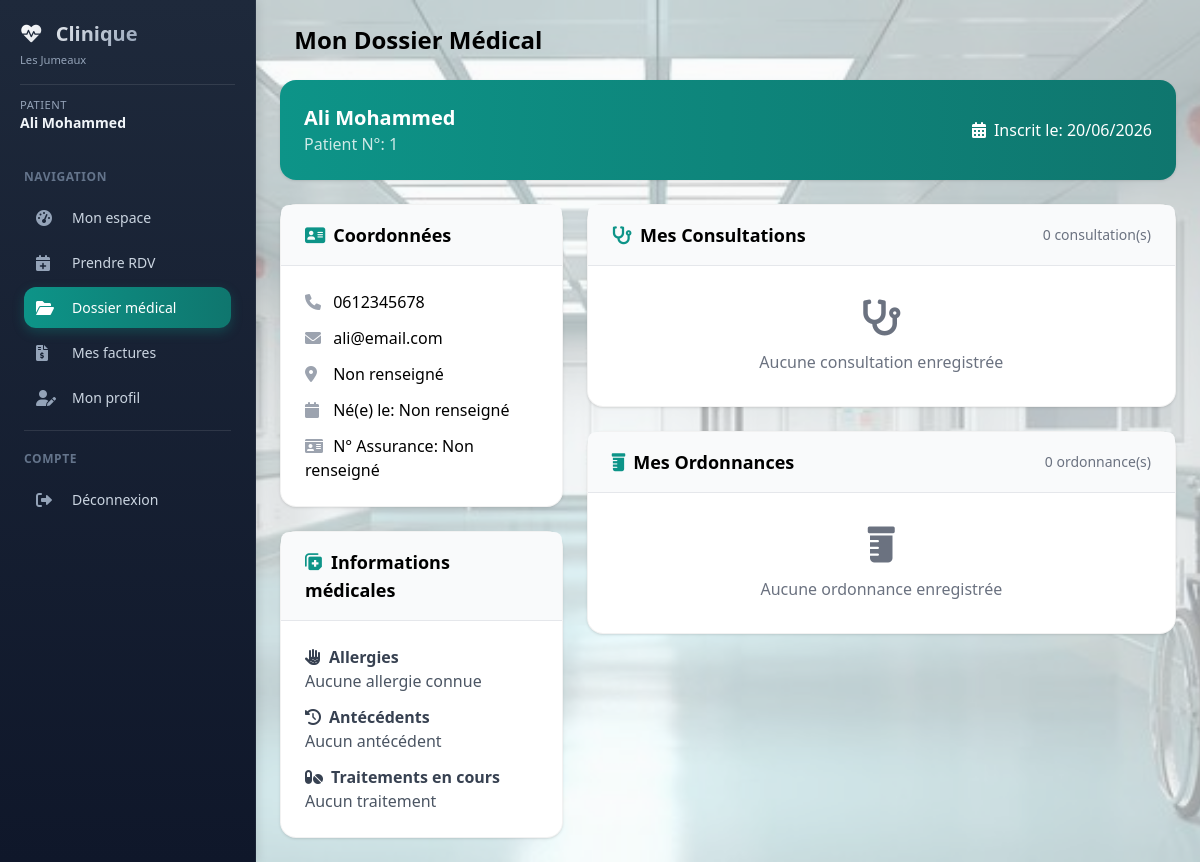
Screenshot of /patient/dossier (signed in) with the database file from the repository.
### models/database.py (models this page shows, shortened)
class Utilisateur(UserMixin, db.Model):
    __tablename__ = 'utilisateurs'
    id = db.Column(db.Integer, primary_key=True)
    email = db.Column(db.String(120), unique=True, nullable=False)
    password = db.Column(db.String(200), nullable=False)
    role = db.Column(db.String(20), default='patient')
    nom = db.Column(db.String(100))
    prenom = db.Column(db.String(100))
    telephone = db.Column(db.String(20))
    medecin_id = db.Column(db.Integer, db.ForeignKey('medecins.id'))
    specialite = db.Column(db.String(100))
    adresse = db.Column(db.Text)
    created_at = db.Column(db.DateTime, default=datetime.utcnow)
    medecin = db.relationship('Medecin', backref='utilisateur', foreign_keys=[medecin_id])

class Patient(db.Model):
    __tablename__ = 'patients'
    id = db.Column(db.Integer, primary_key=True)
    nom = db.Column(db.String(100), nullable=False)
    prenom = db.Column(db.String(100), nullable=False)
    email = db.Column(db.String(120))
    telephone = db.Column(db.String(20), nullable=False)
    date_naissance = db.Column(db.Date)
    adresse = db.Column(db.Text)
    num_assurance = db.Column(db.String(50))
    user_id = db.Column(db.Integer, db.ForeignKey('utilisateurs.id'))
    date_creation = db.Column(db.DateTime, default=datetime.utcnow)
    allergies = db.Column(db.Text)           # الحساسية
    chronic_diseases = db.Column(db.Text)    # الأمراض المزمنة
    current_medications = db.Column(db.Text) # العلاجات الحالية
    user = db.relationship('Utilisateur', backref='patient', foreign_keys=[user_id])
    rendezvous = db.relationship('RendezVous', back_populates='patient', lazy='dynamic')
    consultations = db.relationship('Consultation', back_populates='patient', lazy='dynamic')
    ordonnances = db.relationship('Ordonnance', back_populates='patient', lazy='dynamic')
    factures = db.relationship('Facture', back_populates='patient', lazy='dynamic')

### models/patient.py (the view)
@patient_bp.route('/dossier')
@patient_required
def dossier():
    patient = get_current_patient()
    if not patient:
        return render_template('error.html', message="Profil patient non trouvé")
    dossier = DossierMedical.query.filter_by(patient_id=patient.id).first()
    consultations = Consultation.query.filter_by(patient_id=patient.id).order_by(Consultation.date.desc()).all()
    ordonnances = Ordonnance.query.filter_by(patient_id=patient.id).order_by(Ordonnance.date.desc()).all()
    return render_template('patient/dossier_medical.html',
                         patient=patient,
                         dossier_medical=dossier,
                         consultations=consultations,
                         ordonnances=ordonnances)

### templates/patient/dossier_medical.html (shortened to what this page needs)
{% extends "base_dashboard.html" %}
{% block content %}
<div>
    <h1 class="text-2xl font-bold mb-6"> Mon Dossier Médical</h1>
    <div class="bg-gradient-to-r from-primary to-primary-dark rounded-lg shadow mb-6 text-white">
        <div class="p-6">
            <div class="flex flex-col md:flex-row items-center justify-between">
                <div>
                    <h2 class="text-xl font-bold">{{ patient.nom }} {{ patient.prenom }}</h2>
                    <p class="text-white/80">Patient N°: {{ patient.id }}</p>
                </div>
                <div class="text-right mt-3 md:mt-0">
                    <p><i class="fas fa-calendar-alt mr-2"></i>Inscrit le: {{ patient.date_creation.strftime('%d/%m/%Y') if patient.date_creation else '-' }}</p>
                </div>
            </div>
        </div>
    </div>
    <div class="grid grid-cols-1 lg:grid-cols-3 gap-6">
        <div class="lg:col-span-1 space-y-6">
            <div class="bg-white rounded-lg shadow">
                <div class="px-6 py-4 border-b bg-gray-50 rounded-t-lg">
                    <h3 class="text-lg font-semibold"><i class="fas fa-address-card text-primary mr-2"></i>Coordonnées</h3>
                </div>
                <div class="p-6 space-y-3">
                    <p><i class="fas fa-phone text-gray-400 w-6"></i> {{ patient.telephone or 'Non renseigné' }}</p>
                    <p><i class="fas fa-envelope text-gray-400 w-6"></i> {{ patient.email or 'Non renseigné' }}</p>
                    <p><i class="fas fa-map-marker-alt text-gray-400 w-6"></i> {{ patient.adresse or 'Non renseigné' }}</p>
                    <p><i class="fas fa-calendar text-gray-400 w-6"></i> Né(e) le: {{ patient.date_naissance.strftime('%d/%m/%Y') if patient.date_naissance else 'Non renseigné' }}</p>
                    <p><i class="fas fa-id-card text-gray-400 w-6"></i> N° Assurance: {{ patient.num_assurance or 'Non renseigné' }}</p>
                </div>
            </div>
            <div class="bg-white rounded-lg shadow">
                <div class="px-6 py-4 border-b bg-gray-50 rounded-t-lg">
                    <h3 class="text-lg font-semibold"><i class="fas fa-notes-medical text-primary mr-2"></i>Informations médicales</h3>
                </div>
                <div class="p-6 space-y-3">
                    <div>
                        <p class="font-semibold text-gray-700"><i class="fas fa-allergies mr-2"></i>Allergies</p>
                        <p class="text-gray-600">{{ patient.allergies or 'Aucune allergie connue' }}</p>
                    </div>
                    <div>
                        <p class="font-semibold text-gray-700"><i class="fas fa-history mr-2"></i>Antécédents</p>
                        <p class="text-gray-600">{{ patient.chronic_diseases or 'Aucun antécédent' }}</p>
                    </div>
                    <div>
                        <p class="font-semibold text-gray-700"><i class="fas fa-pills mr-2"></i>Traitements en cours</p>
                        <p class="text-gray-600">{{ patient.current_medications or 'Aucun traitement' }}</p>
                    </div>
                </div>
            </div>
        </div>
        <div class="lg:col-span-2 space-y-6">
            <div class="bg-white rounded-lg shadow">
                <div class="px-6 py-4 border-b bg-gray-50 rounded-t-lg flex justify-between items-center">
                    <h3 class="text-lg font-semibold"><i class="fas fa-stethoscope text-primary mr-2"></i>Mes Consultations</h3>
                    <span class="text-sm text-gray-500">{{ consultations|length }} consultation(s)</span>
                </div>
                <div class="divide-y">
                    {% if consultations %}
                        {% for c in consultations %}
                        <div class="p-4 hover:bg-gray-50 transition">
                            <div class="flex justify-between items-start flex-wrap gap-2">
                                <div>
                                    <p class="font-semibold text-primary">Dr. {{ c.medecin.nom }}</p>
                                    <p class="text-sm text-gray-500"><i class="fas fa-calendar mr-1"></i>{{ c.date.strftime('%d/%m/%Y à %H:%M') if c.date else '-' }}</p>
                                </div>
                                <div class="flex gap-2">
                                    <button onclick="printConsultation({{ c.id }})" class="text-primary hover:text-primary-dark text-sm" title="Imprimer">
                                        <i class="fas fa-print"></i> Imprimer
                                    </button>
                                </div>
                            </div>
                            {% if c.diagnostic %}
                            <div class="mt-2 p-3 bg-primary-light rounded-lg">
                                <p class="text-sm font-semibold text-primary"><i class="fas fa-stethoscope mr-1"></i>Diagnostic:</p>
                                <p class="text-sm text-gray-700">{{ c.diagnostic }}</p>
                            </div>
                            {% endif %}
                            {% if c.prescription %}
                            <div class="mt-2 p-3 bg-green-50 rounded-lg">
                                <p class="text-sm font-semibold text-green-800"><i class="fas fa-prescription-bottle mr-1"></i>Prescription:</p>
                                <p class="text-sm text-gray-700">{{ c.prescription }}</p>
                            </div>
                            {% endif %}
                            {% if c.notes %}
                            <div class="mt-2 text-sm text-gray-500">
                                <i class="fas fa-pencil-alt mr-1"></i> {{ c.notes }}
                            </div>
                            {% endif %}
                        </div>
                        {% endfor %}
                    {% else %}
                        <div class="p-8 text-center text-gray-500">
                            <i class="fas fa-stethoscope text-4xl mb-3"></i>
                            <p>Aucune consultation enregistrée</p>
                        </div>
                    {% endif %}
                </div>
            </div>
            <div class="bg-white rounded-lg shadow">
                <div class="px-6 py-4 border-b bg-gray-50 rounded-t-lg flex justify-between items-center">
                    <h3 class="text-lg font-semibold"><i class="fas fa-prescription-bottle text-primary mr-2"></i>Mes Ordonnances</h3>
                    <span class="text-sm text-gray-500">{{ ordonnances|length }} ordonnance(s)</span>
                </div>
                <div class="divide-y">
                    {% if ordonnances %}
                        {% for o in ordonnances %}
                        <div class="p-4 hover:bg-gray-50 transition">
                            <div class="flex justify-between items-start flex-wrap gap-2">
                                <div>
                                    <p class="font-semibold text-primary">Dr. {{ o.medecin.nom }}</p>
                                    <p class="text-sm text-gray-500"><i class="fas fa-calendar mr-1"></i>{{ o.date.strftime('%d/%m/%Y') if o.date else '-' }}</p>
                                </div>
                                <button onclick="printOrdonnance({{ o.id }})" class="text-primary hover:text-primary-dark text-sm" title="Imprimer">
                                    <i class="fas fa-print mr-1"></i>Imprimer
                                </button>
                            </div>
                            {% if o.medicaments %}
                            <div class="mt-2 p-3 bg-gray-50 rounded-lg">
                                <p class="text-sm font-semibold text-gray-700">Médicaments prescrits:</p>
                                <div class="text-sm text-gray-600 mt-1">
                                    {% for ligne in o.medicaments.split('\n') %}
                                        {% if ligne.strip() %}
                                        <p class="py-0.5">• {{ ligne }}</p>
                                        {% endif %}
                                    {% endfor %}
                                </div>
                            </div>
                            {% endif %}
                            {% if o.posologie %}
                            <div class="mt-2 p-3 bg-yellow-50 rounded-lg">
                                <p class="text-sm font-semibold text-yellow-800">Posologie:</p>
                                <p class="text-sm text-gray-700">{{ o.posologie }}</p>
                            </div>
                            {% endif %}
                            {% if o.duree_traitement %}
                            <div class="mt-2 text-sm text-gray-500">
                                <i class="fas fa-hourglass-half mr-1"></i> Durée: {{ o.duree_traitement }}
                            </div>
                            {% endif %}
                        </div>
                        {% endfor %}
                    {% else %}
                        <div class="p-8 text-center text-gray-500">
                            <i class="fas fa-prescription-bottle text-4xl mb-3"></i>
                            <p>Aucune ordonnance enregistrée</p>
                        </div>
                    {% endif %}
                </div>
            </div>
        </div>
    </div>
</div>
{% endblock %}

### templates/base_dashboard.html (shortened to what this page needs)
<!DOCTYPE html>
<html lang="fr">
<head>
    <script src="https://cdn.tailwindcss.com"></script>
    <link href="https://cdnjs.cloudflare.com/ajax/libs/font-awesome/6.0.0/css/all.min.css" rel="stylesheet">
    <link rel="stylesheet" href="{{ url_for('static', filename='style.css') }}">
</head>
<body class="bg-gray-50 font-sans antialiased">
<div class="flex min-h-screen">
    <aside class="sidebar fixed md:relative z-40 w-64 flex-shrink-0 h-full md:h-auto overflow-y-auto">
        <div class="p-5">
            <div class="flex items-center justify-between sidebar-header">
                <div>
                    <h2 class="text-xl font-bold">
                        <i class="fas fa-heartbeat text-primary mr-2"></i>
                        Clinique
                    </h2>
                    <p class="text-xs mt-1">Les Jumeaux</p>
                </div>
            </div>
            <div class="sidebar-user mt-4 pt-3">
                <p class="text-sm">
                    <span class="block text-xs role">{{ session.role|capitalize }}</span>
                    <span class="font-semibold name">{{ session.nom }} {{ session.prenom }}</span>
                </p>
            </div>
        </div>
        <nav class="px-3 pb-4">
            <div class="sidebar-section text-xs uppercase tracking-wider px-3 py-2 mt-2">Navigation</div>
            {% if session.role == 'admin' %}
            <a href="{{ url_for('admin.dashboard') }}" class="sidebar-link {% if request.endpoint == 'admin.dashboard' %}active{% endif %}">
                <i class="fas fa-tachometer-alt w-5"></i><span>Dashboard</span>
            </a>
            <a href="{{ url_for('admin.gestion_utilisateurs') }}" class="sidebar-link {% if request.endpoint == 'admin.gestion_utilisateurs' %}active{% endif %}">
                <i class="fas fa-users-cog w-5"></i><span>Gestion utilisateurs</span>
            </a>
            <a href="{{ url_for('admin.statistiques') }}" class="sidebar-link flex items-center px-3 py-2 rounded-lg mb-1 transition">
                <i class="fas fa-chart-line w-5"></i><span class="ml-3">Statistiques</span>
            </a>
            {% elif session.role == 'patient' %}
            <a href="{{ url_for('patient.dashboard') }}" class="sidebar-link {% if request.endpoint == 'patient.dashboard' %}active{% endif %}">
                <i class="fas fa-tachometer-alt w-5"></i><span>Mon espace</span>
            </a>
            <a href="{{ url_for('patient.rendezvous_page') }}" class="sidebar-link {% if request.endpoint == 'patient.rendezvous_page' %}active{% endif %}">
                <i class="fas fa-calendar-plus w-5"></i><span>Prendre RDV</span>
            </a>
            <a href="{{ url_for('patient.dossier') }}" class="sidebar-link {% if request.endpoint == 'patient.dossier' %}active{% endif %}">
                <i class="fas fa-folder-open w-5"></i><span>Dossier médical</span>
            </a>
            <a href="{{ url_for('patient.factures') }}" class="sidebar-link {% if request.endpoint == 'patient.factures' %}active{% endif %}">
                <i class="fas fa-file-invoice-dollar w-5"></i><span>Mes factures</span>
            </a>
            <a href="{{ url_for('patient.profil') }}" class="sidebar-link {% if request.endpoint == 'patient.profil' %}active{% endif %}">
                <i class="fas fa-user-edit w-5"></i><span>Mon profil</span>
            </a>
            {% endif %}
            <div class="sidebar-border"></div>
            <div class="sidebar-section text-xs uppercase tracking-wider px-3 py-2">Compte</div>
            <a href="{{ url_for('auth.logout') }}" class="sidebar-link logout">
                <i class="fas fa-sign-out-alt w-5"></i><span>Déconnexion</span>
            </a>
        </nav>
    </aside>
    <div class="flex-1 flex flex-col">
        <main class="flex-1 p-4 md:p-6">
            {% block content %}{% endblock %}
        </main>
    </div>
</div>
</body>
</html>

### rows the page displays
Utilisateur: role "PATIENT"
Patient: nom "Ali", prenom "Mohammed", id "1", date_creation "20/06/2026", telephone "0612345678", email "ali@email.com", adresse "Non renseigné", date_naissance "Non renseigné", num_assurance "Non renseigné", allergies "Aucune allergie connue", chronic_diseases "Aucun antécédent", current_medications "Aucun traitement"

### other values shown
{{ session.nom }} "Ali"
{{ session.prenom }} "Mohammed"
{{ consultations|length }} "0"
{{ ordonnances|length }} "0"
